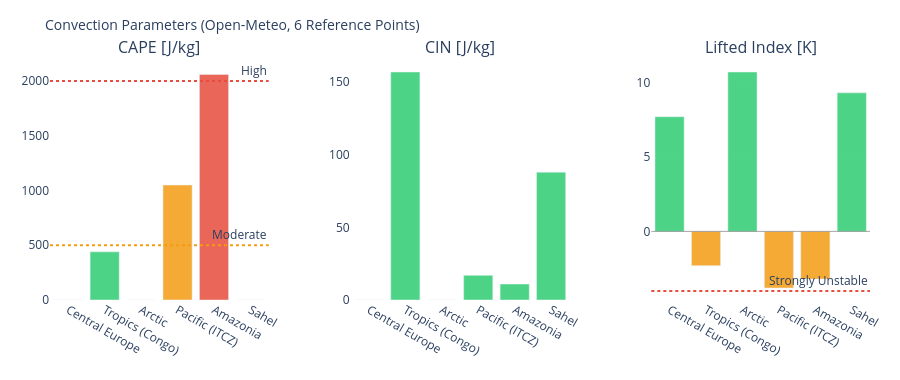

Source (notebook cell):
### Markdown cell above
---
## 3. Visualizations

### Code cell
# ============================================================
# CAPE / CIN / LIFTED INDEX – Convection potential
# ============================================================

if not df_atm.empty:
    fig = make_subplots(
        rows=1, cols=3,
        subplot_titles=['CAPE [J/kg]', 'CIN [J/kg]', 'Lifted Index [K]'],
        horizontal_spacing=0.1
    )
    pts = df_atm['point'].tolist()
    pt_colors = ['#E85D24','#185FA5','#888780','#378ADD','#639922','#F2A623']

    # CAPE – höher = mehr Gewitterpotential
    cape_vals = df_atm['cape'].fillna(0).tolist()
    cape_colors = ['#e74c3c' if v > 2000 else '#f39c12' if v > 500 else '#2ecc71'
                   for v in cape_vals]
    fig.add_trace(go.Bar(x=pts, y=cape_vals, marker_color=cape_colors,
                         opacity=0.85, showlegend=False), row=1, col=1)
    fig.add_hline(y=2000, line_dash='dot', line_color='#e74c3c',
                  annotation_text='High', row=1, col=1)
    fig.add_hline(y=500,  line_dash='dot', line_color='#f39c12',
                  annotation_text='Moderate', row=1, col=1)

    # CIN – negativer = stärker gedeckelt (weniger Auslöse)
    cin_vals = df_atm['cin'].fillna(0).tolist()
    cin_colors = ['#e74c3c' if v < -200 else '#f39c12' if v < -50 else '#2ecc71'
                  for v in cin_vals]
    fig.add_trace(go.Bar(x=pts, y=cin_vals, marker_color=cin_colors,
                         opacity=0.85, showlegend=False), row=1, col=2)

    # Lifted Index – negativ = instabil
    li_vals = df_atm['li'].fillna(0).tolist()
    li_colors = ['#e74c3c' if v < -4 else '#f39c12' if v < 0 else '#2ecc71'
                 for v in li_vals]
    fig.add_trace(go.Bar(x=pts, y=li_vals, marker_color=li_colors,
                         opacity=0.85, showlegend=False), row=1, col=3)
    fig.add_hline(y=0, line_color='gray', line_width=0.7, row=1, col=3)
    fig.add_hline(y=-4, line_dash='dot', line_color='#e74c3c',
                  annotation_text='Strongly Unstable', row=1, col=3)

    fig.update_layout(
        title=dict(text='Convection Parameters (Open-Meteo, 6 Reference Points)', font=dict(size=14)),
        height=380, plot_bgcolor='rgba(0,0,0,0)', paper_bgcolor='rgba(0,0,0,0)',
        margin=dict(l=50, r=30, t=60, b=80)
    )
    fig.update_xaxes(tickangle=30)
    fig.show()

### Figure 1 — Plotly figure (JSON) as saved in the notebook; plotly's stock layout.template omitted (floating-point values rounded to 4 significant figures)
{"data": [{"marker": {"color": ["#2ecc71", "#2ecc71", "#2ecc71", "#f39c12", "#e74c3c", "#2ecc71"]}, "opacity": 0.85, "showlegend": false, "type": "bar", "x": ["Central Europe", "Tropics (Congo)", "Arctic", "Pacific (ITCZ)", "Amazonia", "Sahel"], "xaxis": "x", "y": [0.0, 440.0, 0.0, 1050.0, 2060.0, 0.0], "yaxis": "y"}, {"marker": {"color": ["#2ecc71", "#2ecc71", "#2ecc71", "#2ecc71", "#2ecc71", "#2ecc71"]}, "opacity": 0.85, "showlegend": false, "type": "bar", "x": ["Central Europe", "Tropics (Congo)", "Arctic", "Pacific (ITCZ)", "Amazonia", "Sahel"], "xaxis": "x2", "y": [0.0, 157.0, 0.0, 17.0, 11.0, 88.0], "yaxis": "y2"}, {"marker": {"color": ["#2ecc71", "#f39c12", "#2ecc71", "#f39c12", "#f39c12", "#2ecc71"]}, "opacity": 0.85, "showlegend": false, "type": "bar", "x": ["Central Europe", "Tropics (Congo)", "Arctic", "Pacific (ITCZ)", "Amazonia", "Sahel"], "xaxis": "x3", "y": [7.7, -2.3, 10.7, -3.8, -3.2, 9.3], "yaxis": "y3"}], "layout": {"annotations": [{"font": {"size": 16}, "showarrow": false, "text": "CAPE [J/kg]", "x": 0.1333, "xanchor": "center", "xref": "paper", "y": 1.0, "yanchor": "bottom", "yref": "paper"}, {"font": {"size": 16}, "showarrow": false, "text": "CIN [J/kg]", "x": 0.5, "xanchor": "center", "xref": "paper", "y": 1.0, "yanchor": "bottom", "yref": "paper"}, {"font": {"size": 16}, "showarrow": false, "text": "Lifted Index [K]", "x": 0.8667, "xanchor": "center", "xref": "paper", "y": 1.0, "yanchor": "bottom", "yref": "paper"}, {"showarrow": false, "text": "High", "x": 1, "xanchor": "right", "xref": "x domain", "y": 2000, "yanchor": "bottom", "yref": "y"}, {"showarrow": false, "text": "Moderate", "x": 1, "xanchor": "right", "xref": "x domain", "y": 500, "yanchor": "bottom", "yref": "y"}, {"showarrow": false, "text": "Strongly Unstable", "x": 1, "xanchor": "right", "xref": "x3 domain", "y": -4, "yanchor": "bottom", "yref": "y3"}], "height": 380, "margin": {"b": 80, "l": 50, "r": 30, "t": 60}, "paper_bgcolor": "rgba(0,0,0,0)", "plot_bgcolor": "rgba(0,0,0,0)", "shapes": [{"line": {"color": "#e74c3c", "dash": "dot"}, "type": "line", "x0": 0, "x1": 1, "xref": "x domain", "y0": 2000, "y1": 2000, "yref": "y"}, {"line": {"color": "#f39c12", "dash": "dot"}, "type": "line", "x0": 0, "x1": 1, "xref": "x domain", "y0": 500, "y1": 500, "yref": "y"}, {"line": {"color": "gray", "width": 0.7}, "type": "line", "x0": 0, "x1": 1, "xref": "x3 domain", "y0": 0, "y1": 0, "yref": "y3"}, {"line": {"color": "#e74c3c", "dash": "dot"}, "type": "line", "x0": 0, "x1": 1, "xref": "x3 domain", "y0": -4, "y1": -4, "yref": "y3"}], "title": {"font": {"size": 14}, "text": "Convection Parameters (Open-Meteo, 6 Reference Points)"}, "xaxis": {"anchor": "y", "domain": [0.0, 0.2667], "tickangle": 30}, "xaxis2": {"anchor": "y2", "domain": [0.3667, 0.6333], "tickangle": 30}, "xaxis3": {"anchor": "y3", "domain": [0.7333, 1.0], "tickangle": 30}, "yaxis": {"anchor": "x", "domain": [0.0, 1.0]}, "yaxis2": {"anchor": "x2", "domain": [0.0, 1.0]}, "yaxis3": {"anchor": "x3", "domain": [0.0, 1.0]}}}
